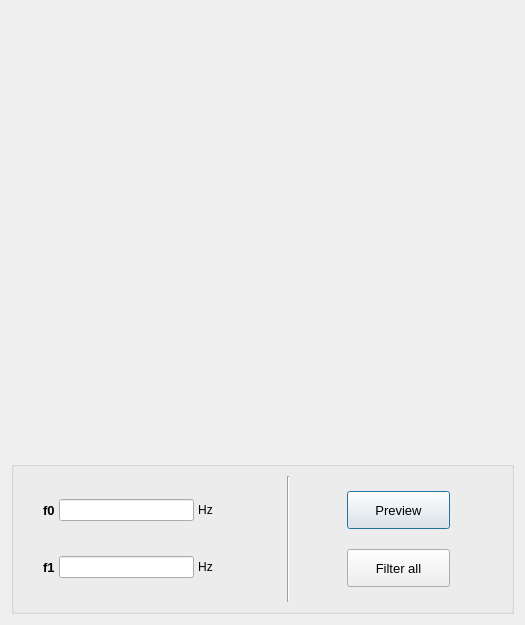
<?xml version="1.0" encoding="UTF-8"?>
<ui version="4.0">
 <class>filter_dialog</class>
 <widget class="QDialog" name="filter_dialog">
  <property name="geometry">
   <rect>
    <x>0</x>
    <y>0</y>
    <width>525</width>
    <height>625</height>
   </rect>
  </property>
  <property name="minimumSize">
   <size>
    <width>525</width>
    <height>625</height>
   </size>
  </property>
  <property name="maximumSize">
   <size>
    <width>525</width>
    <height>625</height>
   </size>
  </property>
  <property name="windowTitle">
   <string>Filter dialog</string>
  </property>
  <layout class="QVBoxLayout" name="verticalLayout_2" stretch="5,5,0">
   <property name="spacing">
    <number>5</number>
   </property>
   <item>
    <widget class="PlotWidget" name="pw1" native="true"/>
   </item>
   <item>
    <widget class="PlotWidget" name="pw2" native="true"/>
   </item>
   <item>
    <widget class="QGroupBox" name="groupBox">
     <property name="title">
      <string/>
     </property>
     <property name="alignment">
      <set>Qt::AlignCenter</set>
     </property>
     <layout class="QHBoxLayout" name="horizontalLayout_2" stretch="5,0,1,2,1">
      <item>
       <layout class="QGridLayout" name="gridLayout" columnstretch="0,2,0,1">
        <property name="leftMargin">
         <number>20</number>
        </property>
        <property name="horizontalSpacing">
         <number>4</number>
        </property>
        <property name="verticalSpacing">
         <number>12</number>
        </property>
        <item row="1" column="3">
         <spacer name="horizontalSpacer_2">
          <property name="orientation">
           <enum>Qt::Horizontal</enum>
          </property>
          <property name="sizeHint" stdset="0">
           <size>
            <width>40</width>
            <height>20</height>
           </size>
          </property>
         </spacer>
        </item>
        <item row="0" column="1">
         <widget class="QLineEdit" name="f0_edit"/>
        </item>
        <item row="1" column="0">
         <widget class="QLabel" name="label_2">
          <property name="font">
           <font>
            <pointsize>10</pointsize>
            <weight>75</weight>
            <bold>true</bold>
           </font>
          </property>
          <property name="text">
           <string>f1</string>
          </property>
         </widget>
        </item>
        <item row="0" column="0">
         <widget class="QLabel" name="label">
          <property name="font">
           <font>
            <pointsize>10</pointsize>
            <weight>75</weight>
            <bold>true</bold>
           </font>
          </property>
          <property name="text">
           <string>f0</string>
          </property>
         </widget>
        </item>
        <item row="1" column="1">
         <widget class="QLineEdit" name="f1_edit"/>
        </item>
        <item row="0" column="3">
         <spacer name="horizontalSpacer">
          <property name="orientation">
           <enum>Qt::Horizontal</enum>
          </property>
          <property name="sizeHint" stdset="0">
           <size>
            <width>40</width>
            <height>20</height>
           </size>
          </property>
         </spacer>
        </item>
        <item row="0" column="2">
         <widget class="QLabel" name="label_3">
          <property name="font">
           <font>
            <pointsize>9</pointsize>
           </font>
          </property>
          <property name="text">
           <string>Hz</string>
          </property>
          <property name="alignment">
           <set>Qt::AlignCenter</set>
          </property>
         </widget>
        </item>
        <item row="1" column="2">
         <widget class="QLabel" name="label_4">
          <property name="font">
           <font>
            <pointsize>9</pointsize>
           </font>
          </property>
          <property name="text">
           <string>Hz</string>
          </property>
          <property name="alignment">
           <set>Qt::AlignCenter</set>
          </property>
         </widget>
        </item>
       </layout>
      </item>
      <item>
       <widget class="Line" name="line">
        <property name="orientation">
         <enum>Qt::Vertical</enum>
        </property>
       </widget>
      </item>
      <item>
       <spacer name="horizontalSpacer_3">
        <property name="orientation">
         <enum>Qt::Horizontal</enum>
        </property>
        <property name="sizeHint" stdset="0">
         <size>
          <width>40</width>
          <height>20</height>
         </size>
        </property>
       </spacer>
      </item>
      <item>
       <layout class="QVBoxLayout" name="verticalLayout" stretch="1,1">
        <property name="spacing">
         <number>20</number>
        </property>
        <property name="topMargin">
         <number>15</number>
        </property>
        <property name="bottomMargin">
         <number>15</number>
        </property>
        <item>
         <widget class="QPushButton" name="preview_button">
          <property name="sizePolicy">
           <sizepolicy hsizetype="Minimum" vsizetype="Minimum">
            <horstretch>0</horstretch>
            <verstretch>0</verstretch>
           </sizepolicy>
          </property>
          <property name="font">
           <font>
            <pointsize>10</pointsize>
           </font>
          </property>
          <property name="text">
           <string>Preview</string>
          </property>
         </widget>
        </item>
        <item>
         <widget class="QPushButton" name="filter_button">
          <property name="sizePolicy">
           <sizepolicy hsizetype="Minimum" vsizetype="Minimum">
            <horstretch>0</horstretch>
            <verstretch>0</verstretch>
           </sizepolicy>
          </property>
          <property name="font">
           <font>
            <pointsize>10</pointsize>
           </font>
          </property>
          <property name="text">
           <string>Filter all</string>
          </property>
         </widget>
        </item>
       </layout>
      </item>
      <item>
       <spacer name="horizontalSpacer_4">
        <property name="orientation">
         <enum>Qt::Horizontal</enum>
        </property>
        <property name="sizeHint" stdset="0">
         <size>
          <width>40</width>
          <height>126</height>
         </size>
        </property>
       </spacer>
      </item>
     </layout>
    </widget>
   </item>
  </layout>
 </widget>
 <customwidgets>
  <customwidget>
   <class>PlotWidget</class>
   <extends>QWidget</extends>
   <header>pyqtgraph</header>
   <container>1</container>
  </customwidget>
 </customwidgets>
 <resources/>
 <connections/>
</ui>
